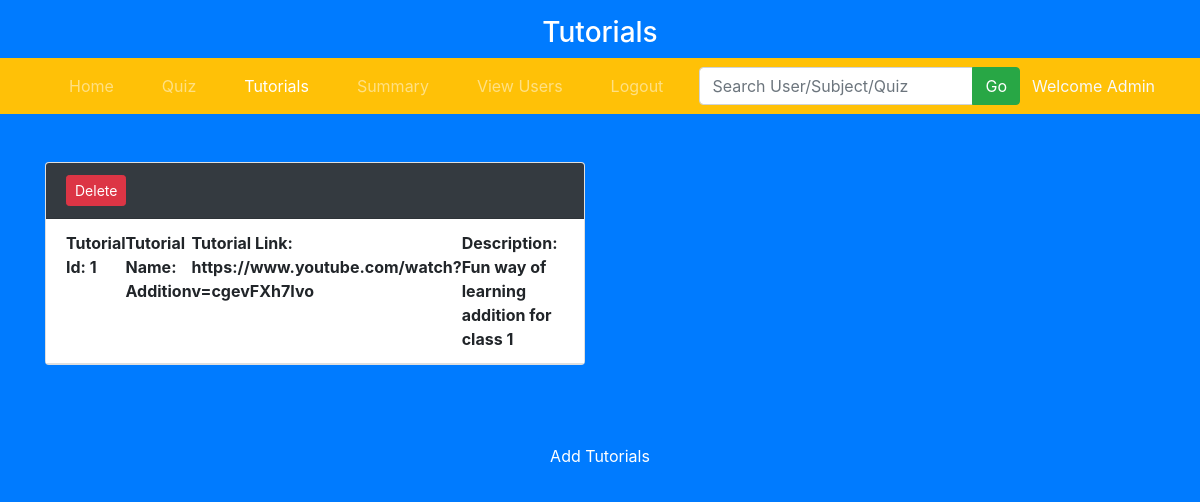
The page /tutorials on the database its author committed.
### app.py (models this page shows)
class Tutorials(db.Model):
    __tablename__ = 'tutorials'
    tut_id = db.Column(db.Integer, autoincrement=True, primary_key=True)
    tut_name = db.Column(db.String(20), nullable=False)
    tut_link = db.Column(db.Text, nullable=False)
    tut_desc = db.Column(db.String(50), nullable=False)
    chap_id = db.Column(db.Integer, db.ForeignKey("chapter.chap_id", ondelete="CASCADE"), nullable=False)

### app.py (the view)
@app.route('/tutorials')
def tutorials():
    tut=Tutorials.query.all()
    return render_template('tutorials.html',tut=tut)

### app.py (called while the page is built)
@app.before_request
def create_tables():
    db.create_all()
    if not User.query.filter_by(email="Admin12@gmail.com").first():
        admin=User(name="Admin", email="Admin12@gmail.com", password=generate_password_hash("Silvia06@10"), std=0, dob=datetime.strptime("2006-06-01", "%Y-%m-%d").date(),admin=True)
        db.session.add(admin)
        db.session.commit()

### templates/tutorials.html (shortened to what this page needs)
<!DOCTYPE html>
<html lang="en">
<head>
    <link rel="stylesheet" href="https://maxcdn.bootstrapcdn.com/bootstrap/4.0.0/css/bootstrap.min.css" />
</head>
<body class="bg-primary">
   <div class="container pt-3">
	<h3 class="strong text-center text-white"> Tutorials</h3>
  </div>
  <nav class="navbar navbar-expand-sm bg-warning navbar-dark">
  <div class="container">
    <ul class="navbar-nav">
      <li class="nav-item px-3 py-0 navbar-text"><a class='nav-link' href="/admin_Dashboard">Home</a></li>
      <li class="nav-item px-3 py-0 navbar-text"><a class='nav-link' href="/quiz_Management">Quiz</a></li>
      <li class="nav-item active px-3 py-0 navbar-text"><a class='nav-link' href="/tutorials">Tutorials</a></li>
      <li class="nav-item px-3 py-0 navbar-text"><a class='nav-link' href="/summary">Summary</a></li>
      <li class="nav-item px-3 py-0 navbar-text"><a class='nav-link' href="/viewUsers">View Users</a></li>
      <li class="nav-item px-3 py-0 navbar-text"><a class='nav-link' href="{{url_for('logout')}}">Logout</a></li>
    </ul>
    <form class="navbar-form navbar-left" action="{{url_for('admin_search')}}" method="GET">
      <div class="input-group">
        <input type="search" class="form-control" placeholder="Search User/Subject/Quiz" name="query" id="ad_search"/>
        <div class="input-group-append">
          <button class="btn btn-success" type="submit">Go</button>
       </div>
      </div>
    </form>
    <div class="navbar-header">
      <span class="strong text-light">Welcome Admin</span>
    </div>
  </div>
</nav>
<div class="container pt-5">
  <div class="row">
    {% for t in tut %}
    <div class="col-md-6">
        <div class="card shadow-lg mb-4">
            <div class="card-header bg-dark text-white d-flex justify-content-between">
                <span>
                  <a href="/deleteTut/{{ t.tut_id }}" class="btn btn-sm btn-danger">Delete</a>
                </span>
            </div>
            <div class="card-header bg-white text-blue d-flex justify-content-between">
              <span><strong>Tutorial Id: {{t.tut_id}}</strong></span>
              <span><strong>Tutorial Name: {{t.tut_name}}</strong></span>
              <span><strong>Tutorial Link: {{t.tut_link}}</strong></span>
              <span><strong>Description: {{t.tut_desc}}</strong></span>
            </div>
        </div>
    </div>
    {% endfor %}
  </div>
</div>
<div class="container pt-5 text-center">
  <form id="addTutorials"  action="{{ url_for('addTutorials') }}" >
     <input type="submit" class="btn btn-primary" value="Add Tutorials" />
  </form>
</div>
</body>
</html>

### rows shown on the page
Tutorials: tut_id "1", tut_name "Addition", tut_link "https://www.youtube.com/watch?v=cgevFXh7Ivo", tut_desc "Fun way of learning addition for class 1"
